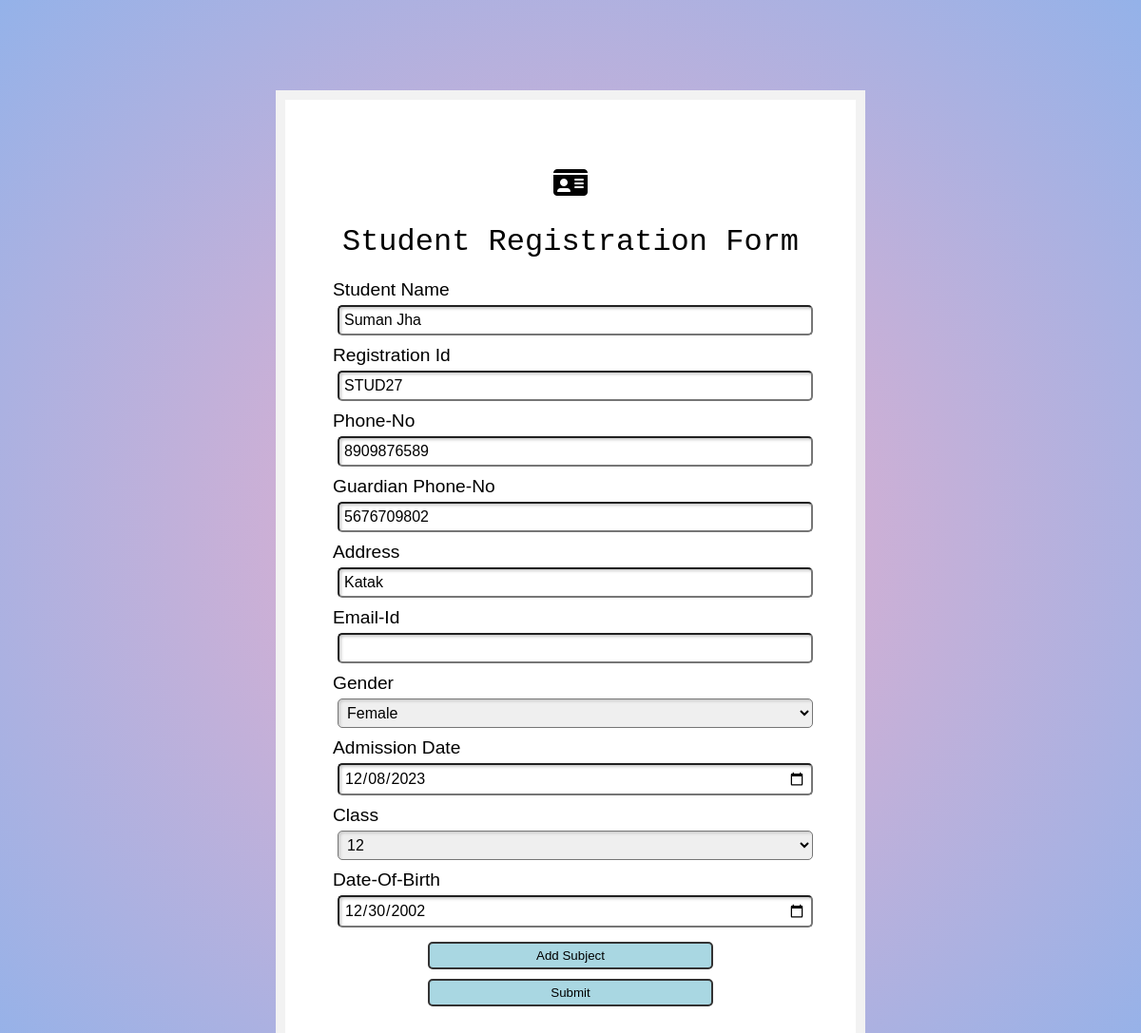
The app's page /student_edit.php?stud=53 with its own data.
### tables this page shows
CREATE TABLE `student_registration` (
  `Student_id` int(11) NOT NULL,
  `Student_name` varchar(500) NOT NULL,
  `Student_reg_no` varchar(256) NOT NULL,
  `Phone_no` varchar(255) NOT NULL,
  `Address` varchar(1000) NOT NULL,
  `Guardian_phone` varchar(255) NOT NULL,
  `Email` varchar(500) NOT NULL,
  `Gender` varchar(20) NOT NULL,
  `Joining_date` date NOT NULL,
  `Class` varchar(50) NOT NULL,
  `Date_of_birth` date NOT NULL,
  `Status` char(1) NOT NULL DEFAULT 'Y'
);

### student_edit.php (the view, shortened to what this page needs)
<?php
$id=$_REQUEST['stud'];
include("conn.php");
    $data=mysqli_fetch_array(mysqli_query($conn,"SELECT * FROM student_registration WHERE Student_id='$id'"));
?>
<!DOCTYPE html>
<html lang="en">
<head>
    <link rel = "stylesheet" href="student_reg.css" >
    <link rel = "stylesheet" href="https://cdnjs.cloudflare.com/ajax/libs/font-awesome/6.1.1/css/all.min.css" />
</head>
<body>
<div class="form-box">
  <h1><i class="fa-sharp fa-solid fa-id-card"></i></h1>
  <h1>Student Registration Form</h1>
  <form action="" name="subjectform" id="subjectform" method="post" onSubmit="return checking();">
    <div class="form-group">
      <label for="student-name">Student Name</label>
      <input class="form-control" id="Student_name" type="text" value="<?php echo $data['Student_name']?>" name="Student_name" style="text-transform: capitalize;" placeholder='Enter your name'>
    </div>
    <div class="form-group">
      <label for="registration-id">Registration Id</label>
      <input class="form-control" id="Student_reg_no" value="<?php echo $data['Student_reg_no']?>" type="text" name="Student_reg_no">
    </div>
    <div class="form-group">
      <label for="student-name">Phone-No</label>
      <input class="form-control" id="Phone_no" value="<?php echo $data['Phone_no']?>" type="integer" name="Phone_no">
    </div>
    <div class="form-group">
      <label for="student-name">Guardian Phone-No</label>
      <input class="form-control" id="Guardian_Phone" value="<?php echo $data['Guardian_phone']?>"  type="integer" name="Guardian_Phone">
    </div>
    <div class="form-group">
      <label for="address">Address</label>
      <input class="form-control" id="Address" value="<?php echo $data['Address']?>" type="text" name="Address">
    </div>
    <div class="form-group">
      <label for="email">Email-Id</label>
      <input class="form-control" id="Email" value="<?php echo $data['Email']?>" type="email" name="Email">
    </div>
    <div class="form-group">
      <label for="Gender">Gender</label>
      <select class="form-control" name="Gender" id="Gender" value="<?php $data['Gender'] ?>">
									<option value="Female" <?php if($data['Gender']=="Female") echo "selected" ?>>Female</option>
			</select>
    </div>
    <div class="form-group">
      <label for="joindate">Admission Date</label>
      <input class="form-control"  id="Joining_date" value="<?php echo $data['Joining_date']?>" type="date" name="Joining_date">
    </div>
    <div class="form-group">
      <label for="class">Class</label>
      <select class="form-control" name="Class" id="Class" >
									<option value="12"<?php if($data['Class']=="12") echo "selected" ?>>12</option>
			</select>
    </div>
    <div class="form-group">
      <label for="birthday">Date-Of-Birth</label>
      <input class="form-control"  id="Date_of_birth" value="<?php echo $data['Date_of_birth']?>" type="date" name="Date_of_birth">
    </div>
    <div class="but">
      <input class="btn btn-primary" type="button" value="Add Subject" onclick="window.location.href='student_add_sub.php?id=<?php echo $id ?>'" />
    </div>
    <div class="but">
      <input class="btn btn-primary" type="submit" value="Submit" />
    </div>
  </form>
</div>
</body>
</html>

### student_reg.css (style rules this page uses)
body { background: rgb(238,174,202); background: radial-gradient(circle, rgba(238,174,202,1) 0%, rgba(148,178,233,1) 100%); margin-top: 95px; }
.form-box { max-width: 500px; margin: auto; padding: 50px; background: #ffffff; border: 10px solid #f2f2f2; }
.form-group { margin-bottom: 5px; font-family: sans-serif; }
h1 { text-align: center; font-family:Arial, Helvetica, sans-serif; font: 2em "typewriter", monospace; align-self: center; }
input[type=text],input[type=integer],input[type=email],input[type=date], select { border-radius: 5px; font-family: inherit; font-size: 100%; padding: 5px; margin: 5px; box-sizing: border-box; width: 100%; box-shadow: inset 2px 2px 3px #ccc; }
label { font: 1.2em "typewriter", sans-serif; }
.but,.bt { display: flex; justify-content: center; margin-top: 10px; }
.btn,.bt { background-color: rgb(169, 215, 226); padding: 5px; font: bold 1.2em ; border: 2px solid #333; border-radius: 5px; width: 60%; cursor: pointer; }

### records on screen
student_registration: Student_name "Suman Jha", Student_reg_no "STUD27", Phone_no "8909876589", Guardian_Phone "5676709802", Address "Katak", Gender "Female", Joining_date "12/08/2023", Class "12", Date_of_birth "12/30/2002"
